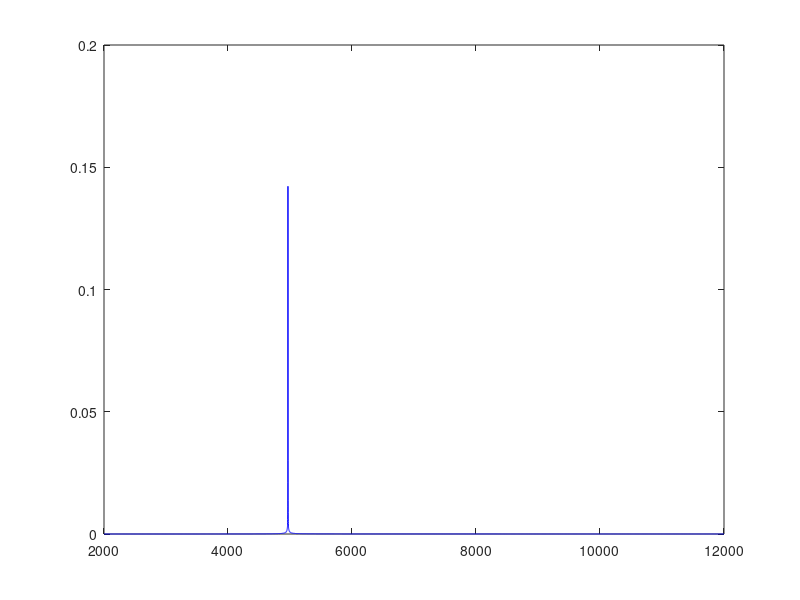
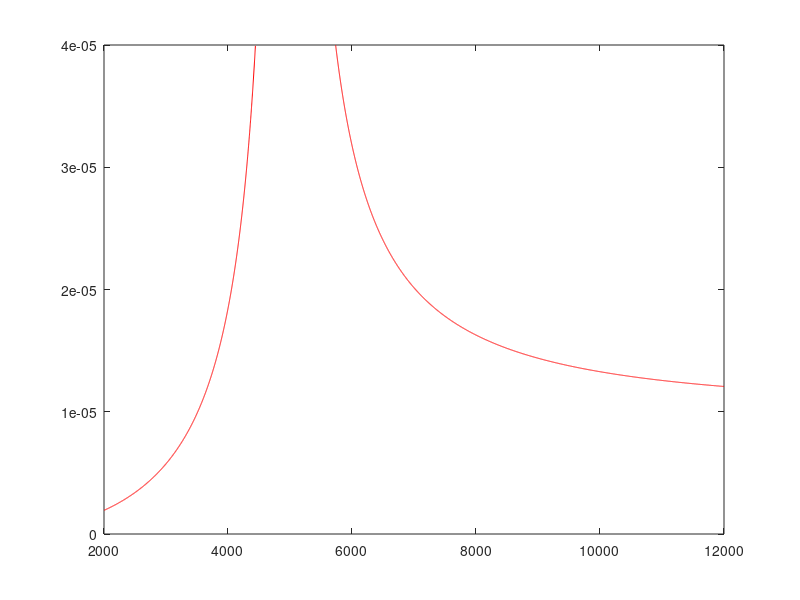

Write the MATLAB code that produced these figures, in order.
clear
clc
close all

E = 25e9; %effective modulus of shaft
shaft_d = 2e-3; %diameter of shaft in meters
Su = 690e6;	%ultimate strength
Syp = 250e6; %yield strength
shaft_length = 30e-3;
disk_mass = 50e-3; %mass in kilograms
disk_e =  0.01e-3; %ecentricity in meters

allowable_y = 0.04e-3;

shaft_I = pi/4 * (shaft_d/2)^4;

Nc_top_disk = (30/pi)*sqrt((3*E*shaft_I*shaft_length)/ ...
							(disk_mass* shaft_length^4 *(4/81)));

Nc_middle_disk = (30/pi)*sqrt((3*E*shaft_I*shaft_length)/ ...
							(disk_mass* shaft_length^4 /16));

%the top and the bottom disk have the same critical speed
%due to symmetry
Nc_total = (sqrt(2* Nc_top_disk^(-2) + Nc_middle_disk^(-2)))^-1

rpm = 2000:1:12000;
deflection = (disk_e * rpm.^2) ./ abs(Nc_total^2 - rpm.^2);
acceptable_y = deflection;
acceptable_y(acceptable_y > allowable_y) = NaN;
bad_y = find(deflection > allowable_y);
%get the first index where it is above
low_index = min(bad_y) - 1;
%get the last index where it is above
high_index = max(bad_y) + 1;
low_rpm_limit = rpm(low_index)
high_rpm_limit = rpm(high_index)

plot(rpm, deflection, 'b-')
figure
plot(rpm, acceptable_y,'r-')

